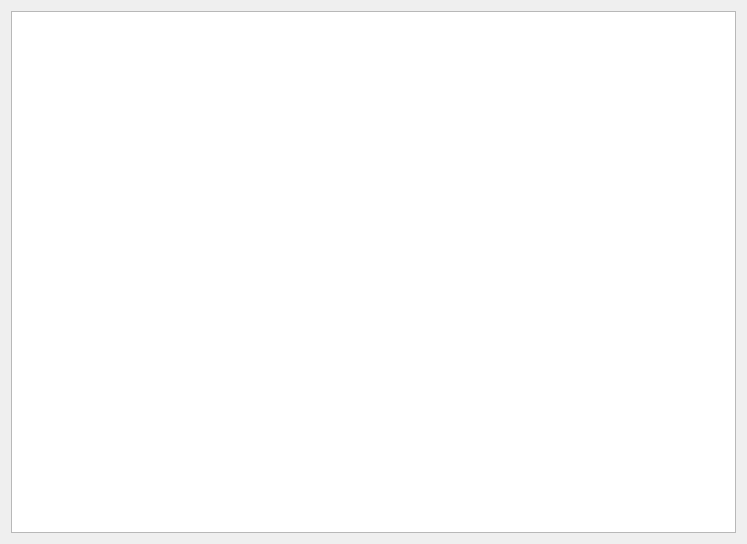
<?xml version="1.0" encoding="UTF-8"?>
<ui version="4.0">
 <class>Craphelp</class>
 <widget class="QWidget" name="Craphelp">
  <property name="geometry">
   <rect>
    <x>0</x>
    <y>0</y>
    <width>747</width>
    <height>544</height>
   </rect>
  </property>
  <property name="windowTitle">
   <string notr="true">LogDoctor - Help</string>
  </property>
  <property name="windowIcon">
   <iconset>
    <normalon>:/logo/logo/logdoctor.svg</normalon>
   </iconset>
  </property>
  <layout class="QGridLayout" name="gridLayout">
   <item row="0" column="0">
    <widget class="QTextBrowser" name="helpBrowser">
     <property name="html">
      <string notr="true">&lt;!DOCTYPE HTML PUBLIC &quot;-//W3C//DTD HTML 4.0//EN&quot; &quot;http://www.w3.org/TR/REC-html40/strict.dtd&quot;&gt;
&lt;html&gt;&lt;head&gt;&lt;meta name=&quot;qrichtext&quot; content=&quot;1&quot; /&gt;&lt;meta charset=&quot;utf-8&quot; /&gt;&lt;style type=&quot;text/css&quot;&gt;
p, li { white-space: pre-wrap; }
hr { height: 1px; border-width: 0; }
li.unchecked::marker { content: &quot;\2610&quot;; }
li.checked::marker { content: &quot;\2612&quot;; }
&lt;/style&gt;&lt;/head&gt;&lt;body style=&quot; font-family:'Noto Sans'; font-size:13pt; font-weight:400; font-style:normal;&quot;&gt;
&lt;p style=&quot;-qt-paragraph-type:empty; margin-top:0px; margin-bottom:0px; margin-left:0px; margin-right:0px; -qt-block-indent:0; text-indent:0px;&quot;&gt;&lt;br /&gt;&lt;/p&gt;&lt;/body&gt;&lt;/html&gt;</string>
     </property>
     <property name="textInteractionFlags">
      <set>Qt::TextSelectableByKeyboard|Qt::TextSelectableByMouse</set>
     </property>
     <property name="openLinks">
      <bool>false</bool>
     </property>
    </widget>
   </item>
  </layout>
 </widget>
 <resources/>
 <connections/>
</ui>
